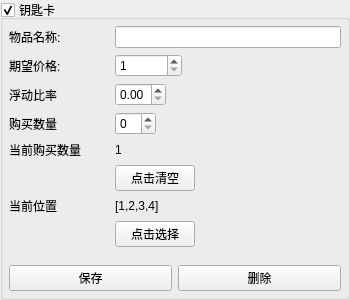
<?xml version="1.0" encoding="UTF-8"?>
<ui version="4.0">
 <class>ProductFrom</class>
 <widget class="QWidget" name="ProductFrom">
  <property name="geometry">
   <rect>
    <x>0</x>
    <y>0</y>
    <width>350</width>
    <height>300</height>
   </rect>
  </property>
  <property name="sizePolicy">
   <sizepolicy hsizetype="Expanding" vsizetype="Expanding">
    <horstretch>0</horstretch>
    <verstretch>0</verstretch>
   </sizepolicy>
  </property>
  <property name="minimumSize">
   <size>
    <width>350</width>
    <height>300</height>
   </size>
  </property>
  <property name="windowTitle">
   <string>Form</string>
  </property>
  <widget class="QGroupBox" name="product_item_box">
   <property name="enabled">
    <bool>true</bool>
   </property>
   <property name="geometry">
    <rect>
     <x>0</x>
     <y>0</y>
     <width>350</width>
     <height>300</height>
    </rect>
   </property>
   <property name="sizePolicy">
    <sizepolicy hsizetype="Expanding" vsizetype="Expanding">
     <horstretch>0</horstretch>
     <verstretch>0</verstretch>
    </sizepolicy>
   </property>
   <property name="minimumSize">
    <size>
     <width>0</width>
     <height>0</height>
    </size>
   </property>
   <property name="contextMenuPolicy">
    <enum>Qt::DefaultContextMenu</enum>
   </property>
   <property name="title">
    <string>钥匙卡</string>
   </property>
   <property name="alignment">
    <set>Qt::AlignLeading|Qt::AlignLeft|Qt::AlignTop</set>
   </property>
   <property name="flat">
    <bool>false</bool>
   </property>
   <property name="checkable">
    <bool>true</bool>
   </property>
   <layout class="QHBoxLayout" name="horizontalLayout_3">
    <property name="spacing">
     <number>6</number>
    </property>
    <property name="sizeConstraint">
     <enum>QLayout::SetMinAndMaxSize</enum>
    </property>
    <property name="leftMargin">
     <number>6</number>
    </property>
    <property name="topMargin">
     <number>6</number>
    </property>
    <property name="rightMargin">
     <number>6</number>
    </property>
    <property name="bottomMargin">
     <number>6</number>
    </property>
    <item>
     <layout class="QVBoxLayout" name="verticalLayout_2" stretch="5,1">
      <item>
       <layout class="QFormLayout" name="product_item_form">
        <property name="sizeConstraint">
         <enum>QLayout::SetFixedSize</enum>
        </property>
        <property name="fieldGrowthPolicy">
         <enum>QFormLayout::ExpandingFieldsGrow</enum>
        </property>
        <property name="rowWrapPolicy">
         <enum>QFormLayout::WrapLongRows</enum>
        </property>
        <property name="labelAlignment">
         <set>Qt::AlignLeading|Qt::AlignLeft|Qt::AlignVCenter</set>
        </property>
        <property name="leftMargin">
         <number>0</number>
        </property>
        <property name="topMargin">
         <number>0</number>
        </property>
        <property name="rightMargin">
         <number>0</number>
        </property>
        <property name="bottomMargin">
         <number>0</number>
        </property>
        <item row="0" column="0">
         <widget class="QLabel" name="label">
          <property name="minimumSize">
           <size>
            <width>100</width>
            <height>0</height>
           </size>
          </property>
          <property name="text">
           <string>物品名称:</string>
          </property>
         </widget>
        </item>
        <item row="0" column="1">
         <widget class="QLineEdit" name="product_name"/>
        </item>
        <item row="1" column="0">
         <widget class="QLabel" name="label_2">
          <property name="text">
           <string>期望价格:</string>
          </property>
         </widget>
        </item>
        <item row="1" column="1">
         <widget class="QSpinBox" name="expect_price">
          <property name="minimum">
           <number>1</number>
          </property>
          <property name="maximum">
           <number>10000000</number>
          </property>
         </widget>
        </item>
        <item row="2" column="0">
         <widget class="QLabel" name="label_3">
          <property name="text">
           <string>浮动比率</string>
          </property>
         </widget>
        </item>
        <item row="2" column="1">
         <widget class="QDoubleSpinBox" name="floating_percentage_range">
          <property name="showGroupSeparator" stdset="0">
           <bool>false</bool>
          </property>
          <property name="suffix">
           <string notr="true" comment="1" extracomment="%"/>
          </property>
          <property name="maximum">
           <double>1.000000000000000</double>
          </property>
          <property name="singleStep">
           <double>0.010000000000000</double>
          </property>
         </widget>
        </item>
        <item row="3" column="0">
         <widget class="QLabel" name="label_9">
          <property name="text">
           <string>购买数量</string>
          </property>
         </widget>
        </item>
        <item row="3" column="1">
         <widget class="QSpinBox" name="buy_count"/>
        </item>
        <item row="4" column="0">
         <widget class="QLabel" name="label_11">
          <property name="text">
           <string>当前购买数量</string>
          </property>
         </widget>
        </item>
        <item row="4" column="1">
         <widget class="QLabel" name="already_buy_count">
          <property name="text">
           <string>1</string>
          </property>
         </widget>
        </item>
        <item row="5" column="1">
         <widget class="QPushButton" name="clear_buy_btn">
          <property name="text">
           <string>点击清空</string>
          </property>
         </widget>
        </item>
        <item row="6" column="0">
         <widget class="QLabel" name="label_10">
          <property name="text">
           <string>当前位置</string>
          </property>
         </widget>
        </item>
        <item row="6" column="1">
         <widget class="QLabel" name="position">
          <property name="text">
           <string>[1,2,3,4]</string>
          </property>
         </widget>
        </item>
        <item row="7" column="1">
         <widget class="QPushButton" name="select_position_btn">
          <property name="text">
           <string>点击选择</string>
          </property>
         </widget>
        </item>
       </layout>
      </item>
      <item>
       <layout class="QHBoxLayout" name="horizontalLayout_4">
        <item>
         <widget class="QPushButton" name="save_btn">
          <property name="text">
           <string>保存</string>
          </property>
         </widget>
        </item>
        <item>
         <widget class="QPushButton" name="del_btn">
          <property name="text">
           <string>删除</string>
          </property>
         </widget>
        </item>
       </layout>
      </item>
     </layout>
    </item>
   </layout>
  </widget>
 </widget>
 <resources/>
 <connections/>
</ui>
